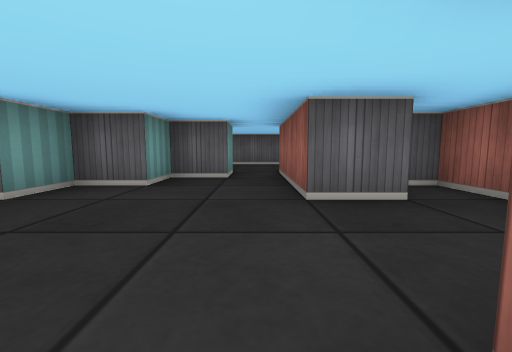
View 1 (above)

19 first-person views from a walk through a cub3D level. The camera is about half as high as the walls, tilts 6° down and sees 90° across. The floor is counted in squares. Each view is taken from the middle of a square. On the plan, view 1 faces up. The plan holds only what a view shows up to about 9 squares ahead; the rest is blank.

View 2
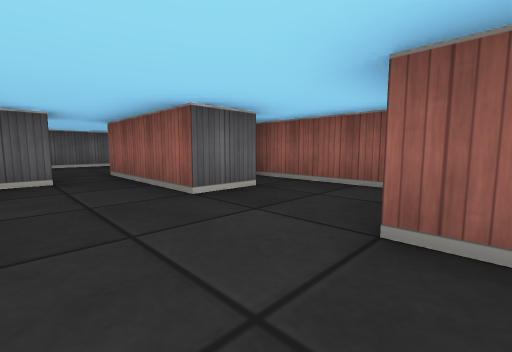

View 3
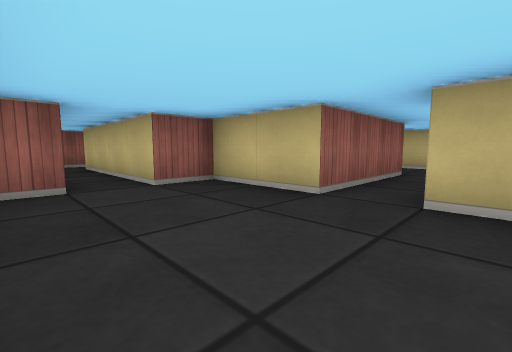

View 4
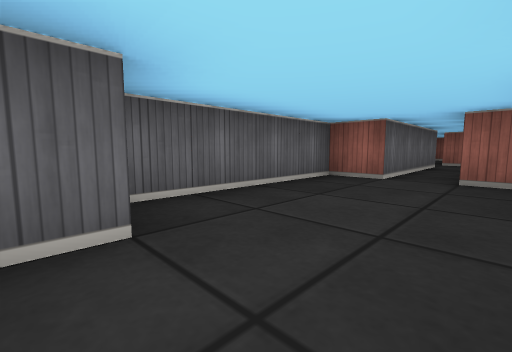

View 5
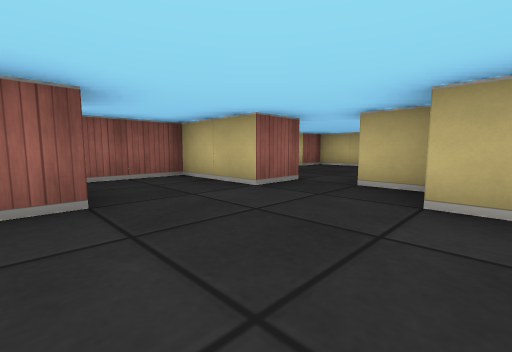

View 6
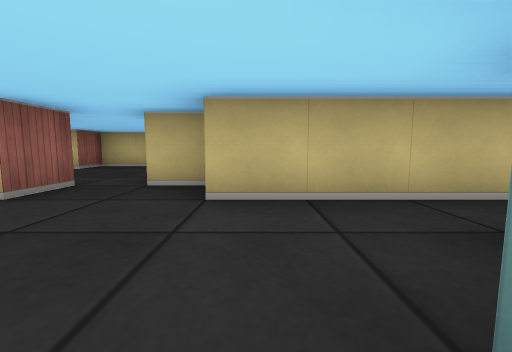

View 7
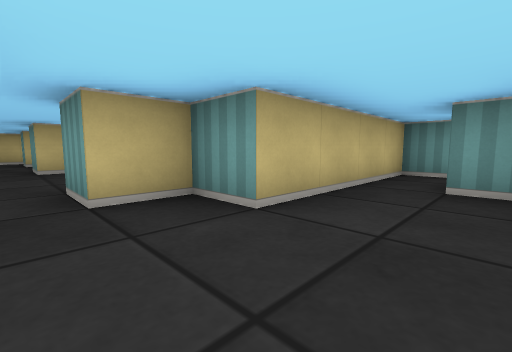

View 8
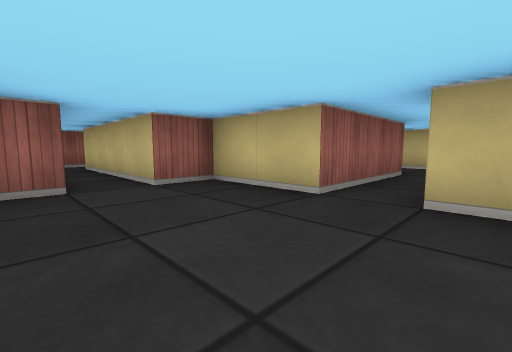

View 9
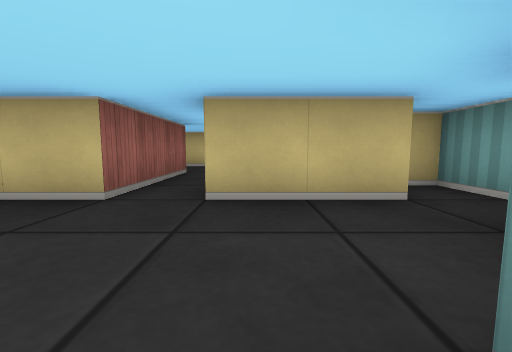

View 10
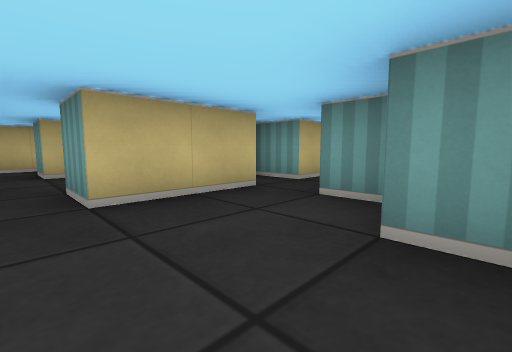

View 11
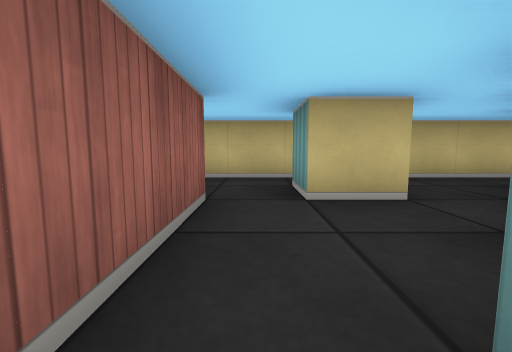

View 12
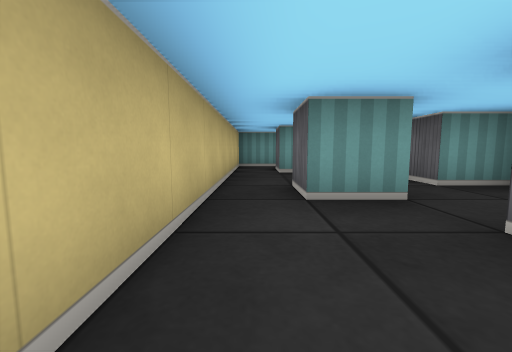

View 13
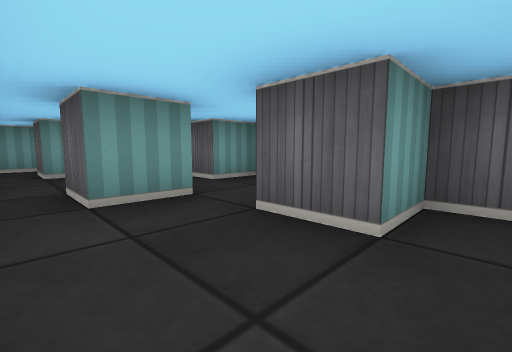

View 14
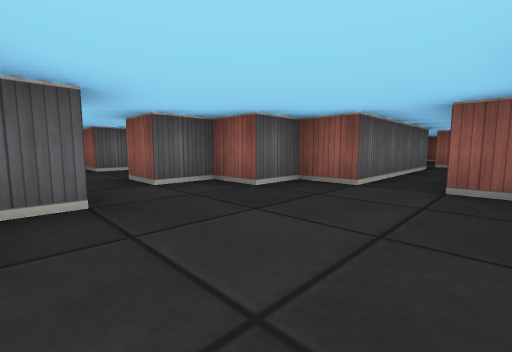

View 15
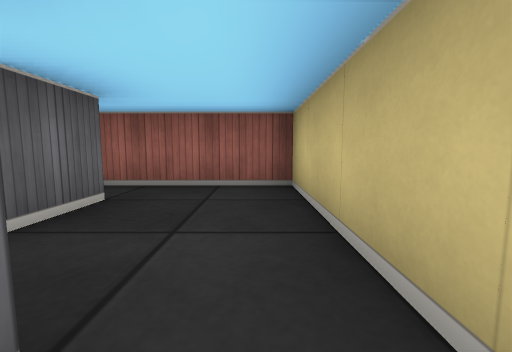

View 16
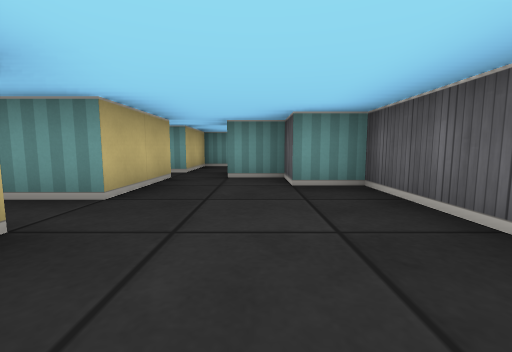

View 17
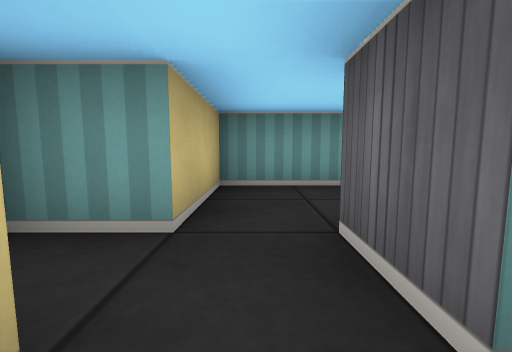

View 18
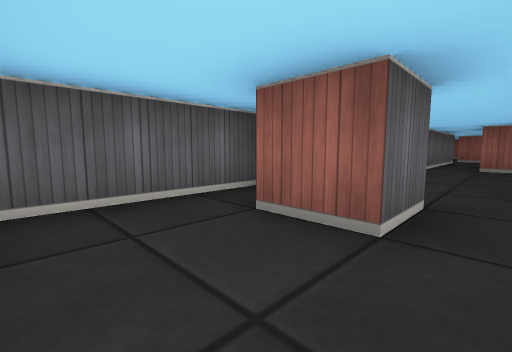

View 19
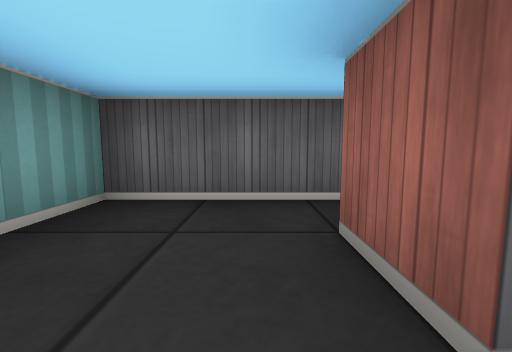

### Floor plan
Ten units are one square. View 1 is at (0, 0); x grows to the right and y downward. Boxes are objects, and circles mark ways between rooms. Rooms are numbered by the first view taken in them; rooms with no view inside come last. Other rooms are left out.
<svg viewBox="-60 -90 130 190">
<path fill="none" stroke="#000" d="M16 -25 5 -25 5 -45M-5 -45 -15 -45 -15 -35 -25 -35 -25 -25M5 5 5 -5 25 -5 25 -35 20 -35M-25 -5 -15 -5 -15 5 -5 5 -5 15M-35 -21 -35 -15M5 -45 5 -55 25 -55 25 -65 65 -65M-25 -55 -5 -55 -5 -45M-35 -55 -35 -45M65 -75 25 -75 25 -85 -15 -85 -15 -75 -25 -75 -25 -65 -35 -65M-5 15 -11 15M5 55 5 45 25 45 25 35 65 35M-15 19 -15 25M-25 28 -25 35M-26 45 -5 45 -5 55M-35 45 -35 55 -30 55M65 25 25 25 25 15 15 15 15 5 5 5M-16 75 -5 75 -5 85 -15 85M21 65 15 65 15 75 5 75 5 55M-25 95 25 95 25 69M-15 54 -15 65 -22 65M-35 -65 -35 -75M-25 -85 -55 -85 -55 -55 -35 -55"/>
<circle cx="0" cy="-50" r="3" fill="#2a7"/>
<circle cx="0" cy="5" r="3" fill="#2a7"/>
<circle cx="-40" cy="-60" r="3" fill="#2a7"/>
<circle cx="0" cy="50" r="3" fill="#2a7"/>
<text x="0" y="-20">1</text>
<text x="10" y="-70">2</text>
<text x="10" y="30">3</text>
<text x="0" y="80">4</text>
<text x="-40" y="-70">5</text>
</svg>
Room 1 opens to room 2. Room 1 opens to room 3. Room 2 opens to room 5. Room 3 opens to room 4.

Where each view was taken, in squares from view 1:
view 1: 0 up, 0 right, facing up
view 2: 0 up, 1 left, facing up-right
view 3: 8 up, 1 left, facing down-right
view 4: 6 up, 2 left, facing up-right
view 5: 3 up, 2 left, facing down-right
view 6: 3 up, 2 left, facing down
view 7: 2 up, 0 right, facing down-left
view 8: 2 down, 1 left, facing down-right
view 9: 2 down, 1 left, facing down
view 10: 2 down, 0 right, facing down-left
view 11: 5 down, 0 right, facing down
view 12: 9 down, 2 right, facing left
view 13: 9 down, 2 right, facing up-left
view 14: 4 down, 1 left, facing up-right
view 15: 9 down, 1 left, facing right
view 16: 7 up, 2 right, facing left
view 17: 6 up, 2 left, facing left
view 18: 6 up, 5 left, facing up-right
view 19: 6 up, 4 left, facing up
